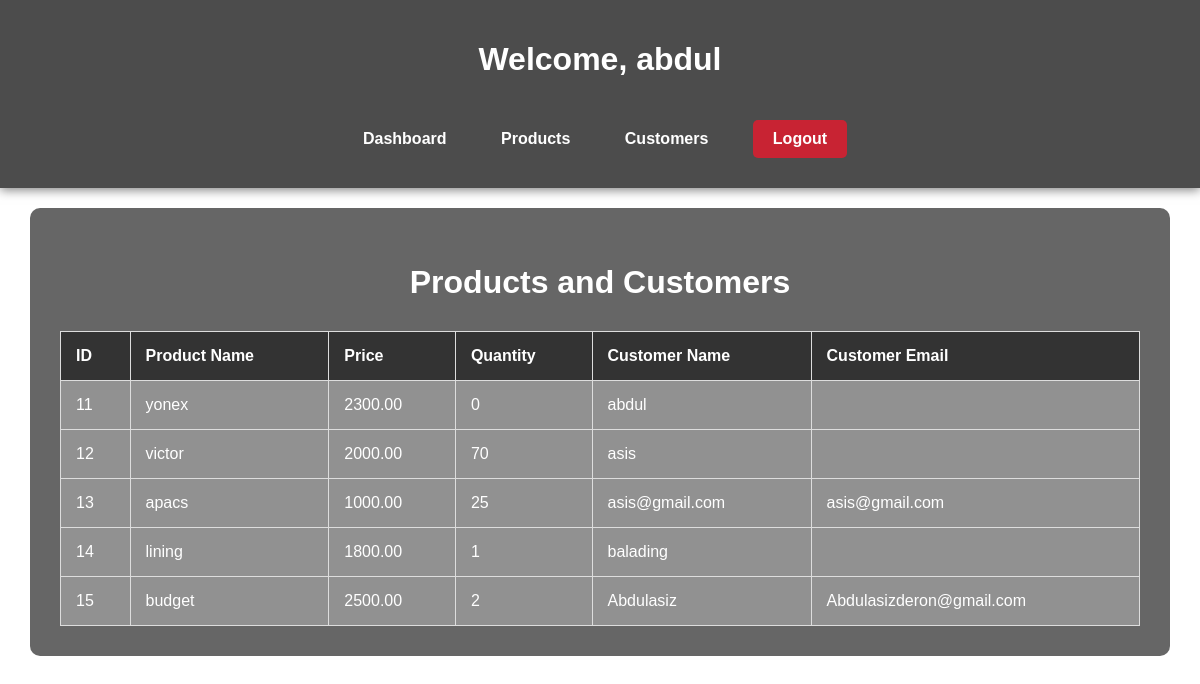
Page /dashboard.php (signed in) on the committed database.
### tables this page shows
CREATE TABLE `products` (
  `product_id` int(11) NOT NULL,
  `product_name` varchar(100) NOT NULL,
  `price` decimal(10,2) NOT NULL,
  `stock` int(11) NOT NULL,
  `created_at` timestamp NOT NULL DEFAULT current_timestamp(),
  `customer_id` int(10) NOT NULL
);

CREATE TABLE `customers` (
  `customer_id` int(11) NOT NULL,
  `customer_name` varchar(100) NOT NULL,
  `email` varchar(100) NOT NULL,
  `created_at` timestamp NOT NULL DEFAULT current_timestamp(),
  `register_id` int(10) NOT NULL
);

### dashboard.php (the view, shortened to what this page needs)
<?php
include('db_connection.php');
$username = $_SESSION['username'];
$query = "
    SELECT p.product_id, p.product_name, p.price, p.stock, c.customer_name, c.email
    FROM products p
    LEFT JOIN customers c ON p.customer_id = c.customer_id
";
$result = mysqli_query($conn, $query);
?>
<!DOCTYPE html>
<html lang="en">
<head>
</head>
<body>
    <header>
        <h1>Welcome, <?php echo htmlspecialchars($username); ?></h1>
        <nav>
            <a href="dashboard.php">Dashboard</a>
            <a href="products.php">Products</a>
            <a href="customers.php">Customers</a>
            <a class="logout" href="logout.php">Logout</a>
        </nav>
    </header>
    <main>
        <h2>Products and Customers</h2>
        <table>
            <tr>
                <th>ID</th>
                <th>Product Name</th>
                <th>Price</th>
                <th>Quantity</th>
                <th>Customer Name</th>
                <th>Customer Email</th>
            </tr>
            <?php while ($row = mysqli_fetch_assoc($result)): ?>
            <tr>
                <td><?php echo htmlspecialchars($row['product_id']); ?></td>
                <td><?php echo htmlspecialchars($row['product_name']); ?></td>
                <td><?php echo htmlspecialchars($row['price']); ?></td>
                <td><?php echo htmlspecialchars($row['stock']); ?></td>
                <td><?php echo htmlspecialchars($row['customer_name']); ?></td>
                <td><?php echo htmlspecialchars($row['email']); ?></td>
            </tr>
            <?php endwhile; ?>
        </table>
    </main>
</body>
</html>

### dashboard.php (style rules this page uses)
body { font-family: Arial, sans-serif; background: url('your-anime-background-image.jpg') no-repeat center center fixed; background-size: cover; color: #fff; margin: 0; padding: 0; }
header { background: rgba(0, 0, 0, 0.7); color: white; padding: 20px; text-align: center; box-shadow: 0 2px 10px rgba(0, 0, 0, 0.5); }
nav { margin: 10px 0; }
nav a { color: white; text-decoration: none; margin: 0 15px; font-weight: bold; padding: 10px; border-radius: 5px; transition: background 0.3s; }
main { background: rgba(0, 0, 0, 0.6); padding: 30px; margin: 20px auto; border-radius: 10px; width: 90%; max-width: 1200px; }
h2 { text-align: center; font-size: 2rem; margin-bottom: 30px; }
table { width: 100%; border-collapse: collapse; background-color: rgba(255, 255, 255, 0.2); }
th, td { padding: 15px; border: 1px solid #ddd; text-align: left; }
th { background-color: #333; color: white; }
td { background-color: rgba(255, 255, 255, 0.1); }
.logout { display: inline-block; margin-top: 20px; padding: 10px 20px; background: #c82333; color: white; text-decoration: none; border-radius: 5px; transition: background-color 0.3s; }

### rows in the picture
products: product_id "11", product_name "yonex", price "2300.00", stock "0", customer.customer_name "abdul"
products: product_id "12", product_name "victor", price "2000.00", stock "70", customer.customer_name "asis"
products: product_id "13", product_name "apacs", price "1000.00", stock "25", customer.customer_name "asis@gmail.com", customer.email "asis@gmail.com"
products: product_id "14", product_name "lining", price "1800.00", stock "1", customer.customer_name "balading"
products: product_id "15", product_name "budget", price "2500.00", stock "2", customer.customer_name "Abdulasiz", customer.email "Abdulasizderon@gmail.com"

### other values in the picture
$username "abdul"
